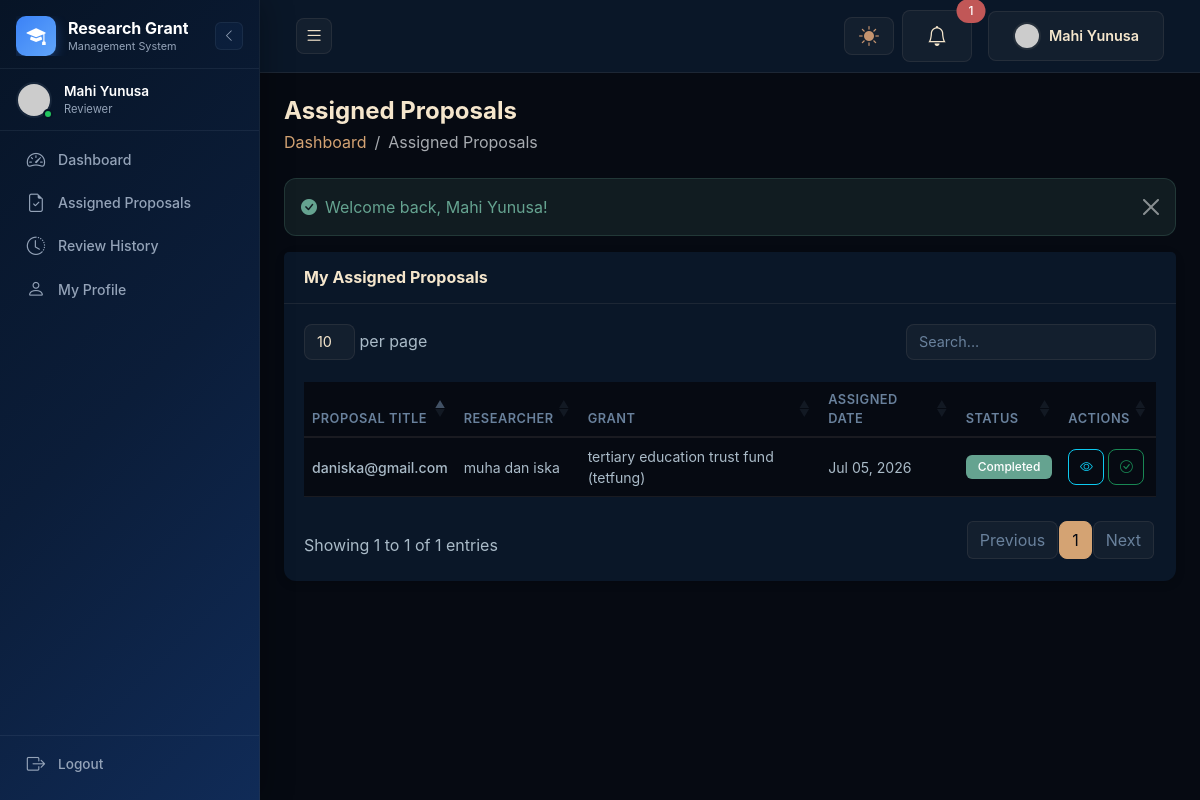
Screenshot of /reviewer/pages/assigned_proposals.php (signed in) with the database file from the repository.
### tables this page shows
CREATE TABLE `proposal_reviews` (
  `id` int(11) NOT NULL AUTO_INCREMENT,
  `proposal_id` int(11) NOT NULL,
  `reviewer_id` int(11) NOT NULL,
  `assigned_by` int(11) DEFAULT NULL,
  `score` decimal(5,2) DEFAULT NULL,
  `comments` text,
  `recommendation` enum('approve','reject','revision') DEFAULT NULL,
  `recommended_amount` decimal(15,2) DEFAULT NULL COMMENT 'Funding amount recommended by reviewer',
  `evaluation_report` text,
  `status` enum('assigned','in_progress','completed') NOT NULL DEFAULT 'assigned',
  `assigned_at` timestamp NOT NULL DEFAULT CURRENT_TIMESTAMP,
  `completed_at` datetime DEFAULT NULL,
  `created_at` timestamp NOT NULL DEFAULT CURRENT_TIMESTAMP,
  `updated_at` timestamp NOT NULL DEFAULT CURRENT_TIMESTAMP ON UPDATE CURRENT_TIMESTAMP,
  PRIMARY KEY (`id`),
  KEY `proposal_id` (`proposal_id`),
  KEY `reviewer_id` (`reviewer_id`),
  KEY `status` (`status`),
  KEY `fk_reviews_assigner` (`assigned_by`),
  CONSTRAINT `fk_reviews_assigner` FOREIGN KEY (`assigned_by`) REFERENCES `users` (`id`) ON DELETE SET NULL ON UPDATE CASCADE,
  CONSTRAINT `fk_reviews_proposal` FOREIGN KEY (`proposal_id`) REFERENCES `proposals` (`id`) ON DELETE CASCADE ON UPDATE CASCADE,
  CONSTRAINT `fk_reviews_reviewer` FOREIGN KEY (`reviewer_id`) REFERENCES `users` (`id`) ON DELETE CASCADE ON UPDATE CASCADE
);

CREATE TABLE `proposals` (
  `id` int(11) NOT NULL AUTO_INCREMENT,
  `grant_id` int(11) NOT NULL,
  `researcher_id` int(11) NOT NULL,
  `title` varchar(255) NOT NULL,
  `abstract` text,
  `problem_statement` text,
  `methodology` text,
  `expected_outcomes` text,
  `budget_breakdown` text,
  `budget_amount` decimal(15,2) DEFAULT NULL,
  `status` enum('draft','submitted','under_review','approved','rejected','revision_needed','withdrawn') NOT NULL DEFAULT 'draft',
  `review_score` decimal(5,2) DEFAULT NULL,
  `review_comment` text,
  `submitted_at` datetime DEFAULT NULL,
  `reviewed_at` datetime DEFAULT NULL,
  `reviewed_by` int(11) DEFAULT NULL,
  `created_at` timestamp NOT NULL DEFAULT CURRENT_TIMESTAMP,
  `updated_at` timestamp NOT NULL DEFAULT CURRENT_TIMESTAMP ON UPDATE CURRENT_TIMESTAMP,
  PRIMARY KEY (`id`),
  KEY `grant_id` (`grant_id`),
  KEY `researcher_id` (`researcher_id`),
  KEY `status` (`status`),
  KEY `reviewed_by` (`reviewed_by`),
  CONSTRAINT `fk_proposals_grant` FOREIGN KEY (`grant_id`) REFERENCES `grants` (`id`) ON DELETE CASCADE ON UPDATE CASCADE,
  CONSTRAINT `fk_proposals_researcher` FOREIGN KEY (`researcher_id`) REFERENCES `users` (`id`) ON DELETE CASCADE ON UPDATE CASCADE,
  CONSTRAINT `fk_proposals_reviewer` FOREIGN KEY (`reviewed_by`) REFERENCES `users` (`id`) ON DELETE SET NULL ON UPDATE CASCADE
);

CREATE TABLE `users` (
  `id` int(11) NOT NULL AUTO_INCREMENT,
  `username` varchar(100) NOT NULL,
  `email` varchar(255) NOT NULL,
  `password` varchar(255) NOT NULL,
  `first_name` varchar(100) DEFAULT NULL,
  `last_name` varchar(100) DEFAULT NULL,
  `role` enum('admin','researcher','reviewer') NOT NULL DEFAULT 'researcher',
  `profile_picture` varchar(255) DEFAULT NULL,
  `phone` varchar(50) DEFAULT NULL,
  `department` varchar(255) DEFAULT NULL,
  `institution` varchar(255) DEFAULT NULL,
  `biography` text,
  `orcid_id` varchar(100) DEFAULT NULL,
  `google_scholar` varchar(255) DEFAULT NULL,
  `research_interests` text,
  `qualification` varchar(255) DEFAULT NULL,
  `cv_file` varchar(255) DEFAULT NULL,
  `expertise_area` varchar(255) DEFAULT NULL,
  `reviewer_status` enum('pending','active','inactive') DEFAULT 'pending',
  `is_active` tinyint(1) NOT NULL DEFAULT '1',
  `email_verified` tinyint(1) NOT NULL DEFAULT '0',
  `email_verified_at` datetime DEFAULT NULL,
  `verification_token` varchar(255) DEFAULT NULL,
  `reset_token` varchar(255) DEFAULT NULL,
  `reset_token_expires` datetime DEFAULT NULL,
  `last_login` datetime DEFAULT NULL,
  `created_at` timestamp NOT NULL DEFAULT CURRENT_TIMESTAMP,
  `updated_at` timestamp NOT NULL DEFAULT CURRENT_TIMESTAMP ON UPDATE CURRENT_TIMESTAMP,
  PRIMARY KEY (`id`),
  UNIQUE KEY `username` (`username`),
  UNIQUE KEY `email` (`email`),
  KEY `role` (`role`),
  KEY `is_active` (`is_active`)
);

CREATE TABLE `grants` (
  `id` int(11) NOT NULL AUTO_INCREMENT,
  `title` varchar(255) NOT NULL,
  `slug` varchar(255) NOT NULL,
  `description` text NOT NULL,
  `objectives` text,
  `eligibility_criteria` text,
  `funding_amount` decimal(15,2) DEFAULT NULL,
  `category_id` int(11) DEFAULT NULL,
  `status` enum('draft','open','closed','cancelled') NOT NULL DEFAULT 'draft',
  `application_start_date` date DEFAULT NULL,
  `application_end_date` date DEFAULT NULL,
  `review_deadline` date DEFAULT NULL,
  `max_applications` int(11) DEFAULT NULL,
  `guidelines_file` varchar(255) DEFAULT NULL,
  `is_published` tinyint(1) NOT NULL DEFAULT '0',
  `created_by` int(11) DEFAULT NULL,
  `created_at` timestamp NOT NULL DEFAULT CURRENT_TIMESTAMP,
  `updated_at` timestamp NOT NULL DEFAULT CURRENT_TIMESTAMP ON UPDATE CURRENT_TIMESTAMP,
  PRIMARY KEY (`id`),
  UNIQUE KEY `slug` (`slug`),
  KEY `category_id` (`category_id`),
  KEY `status` (`status`),
  KEY `is_published` (`is_published`),
  KEY `created_by` (`created_by`),
  CONSTRAINT `fk_grants_category` FOREIGN KEY (`category_id`) REFERENCES `grant_categories` (`id`) ON DELETE SET NULL ON UPDATE CASCADE,
  CONSTRAINT `fk_grants_creator` FOREIGN KEY (`created_by`) REFERENCES `users` (`id`) ON DELETE SET NULL ON UPDATE CASCADE
);

### reviewer/pages/assigned_proposals.php (the view, shortened to what this page needs)
<?php
require_once __DIR__ . '/../../includes/functions.php';
$userId = $_SESSION['user_id'];
$db = getDb();
$stmt = $db->prepare("SELECT pr.*, p.title as proposal_title, p.abstract, p.status as proposal_status, p.submitted_at, g.title as grant_title, g.funding_amount, u.first_name as res_first, u.last_name as res_last, u.email as res_email, u.department as res_department, u.institution as res_institution FROM proposal_reviews pr JOIN proposals p ON pr.proposal_id = p.id JOIN grants g ON p.grant_id = g.id JOIN users u ON p.researcher_id = u.id WHERE pr.reviewer_id = :user_id ORDER BY pr.assigned_at DESC");
$stmt->execute([':user_id' => $userId]);
$assignments = $stmt->fetchAll();
include_once __DIR__ . '/../../includes/header.php';
?>
<div class="d-flex justify-content-between align-items-center mb-4">
    <div>
        <h4 class="mb-1 fw-bold">Assigned Proposals</h4>
        <nav aria-label="breadcrumb">
            <ol class="breadcrumb mb-0">
                <li class="breadcrumb-item"><a href="<?= SITE_URL ?>reviewer/index.php">Dashboard</a></li>
                <li class="breadcrumb-item active">Assigned Proposals</li>
            </ol>
        </nav>
    </div>
</div>
<?= displaySessionMessages() ?>
<div class="card border-0 shadow-sm">
    <div class="card-header bg-white py-3">
        <h6 class="mb-0 fw-bold">My Assigned Proposals</h6>
    </div>
    <div class="card-body">
        <div class="table-responsive">
            <table class="table datatable table-hover">
                <thead>
                    <tr>
                        <th>Proposal Title</th>
                        <th>Researcher</th>
                        <th>Grant</th>
                        <th>Assigned Date</th>
                        <th>Status</th>
                        <th class="no-print">Actions</th>
                    </tr>
                </thead>
                <tbody>
                    <?php foreach ($assignments as $a): ?>
                    <tr>
                        <td class="fw-medium"><?= htmlspecialchars($a['proposal_title']) ?></td>
                        <td><?= htmlspecialchars($a['res_first'] . ' ' . $a['res_last']) ?></td>
                        <td><?= htmlspecialchars($a['grant_title']) ?></td>
                        <td><?= formatDate($a['assigned_at']) ?></td>
                        <td><?= getStatusBadge($a['status']) ?></td>
                        <td class="no-print">
                            <button class="btn btn-sm btn-outline-info btn-icon" onclick="viewProposal(<?= $a['proposal_id'] ?>)" title="View Details"><i class="bi bi-eye"></i></button>
                            <?php if ($a['status'] !== 'completed'): ?>
                            <a href="<?= SITE_URL ?>reviewer/pages/review.php?id=<?= $a['id'] ?>" class="btn btn-sm btn-outline-primary btn-icon" title="Review"><i class="bi bi-pencil-square"></i></a>
                            <?php else: ?>
                            <a href="<?= SITE_URL ?>reviewer/pages/review.php?id=<?= $a['id'] ?>" class="btn btn-sm btn-outline-success btn-icon" title="View Review"><i class="bi bi-check-circle"></i></a>
                            <?php endif; ?>
                        </td>
                    </tr>
                    <?php endforeach; ?>
                </tbody>
            </table>
        </div>
    </div>
</div>
<?php include_once __DIR__ . '/../../includes/footer.php'; ?>

### includes/functions.php (shortened to what this page needs)
<?php
function formatDate($date, $format = 'M d, Y') {
    return date($format, strtotime($date));
}
function getStatusBadge($status) {
    $badges = [
        'active' => 'success',
        'inactive' => 'secondary',
        'pending' => 'warning',
        'draft' => 'secondary',
        'open' => 'success',
        'closed' => 'danger',
        'cancelled' => 'danger',
        'submitted' => 'primary',
        'under_review' => 'info',
        'approved' => 'success',
        'rejected' => 'danger',
        'revision_needed' => 'warning',
        'withdrawn' => 'secondary',
        'assigned' => 'info',
        'in_progress' => 'warning',
        'completed' => 'success',
        'overdue' => 'danger',
        'suspended' => 'warning',
        'terminated' => 'danger',
        'reviewed' => 'info',
        'monthly' => 'primary',
        'quarterly' => 'info',
        'biannual' => 'warning',
        'annual' => 'success',
        'final' => 'danger',
        'approve' => 'success',
        'revision' => 'warning',
        'paid' => 'success',
        'scheduled' => 'warning',
        'partially_disbursed' => 'info',
        'fully_disbursed' => 'success',
    ];
    $class = $badges[$status] ?? 'secondary';
    $label = ucwords(str_replace('_', ' ', $status));
    return "<span class='badge bg-{$class}'>{$label}</span>";
}
function displayAlert($message, $type = 'success') {
    $icons = [
        'success' => 'bi-check-circle-fill',
        'danger' => 'bi-exclamation-triangle-fill',
        'warning' => 'bi-exclamation-circle-fill',
        'info' => 'bi-info-circle-fill',
    ];
    $icon = $icons[$type] ?? 'bi-info-circle-fill';
    return "<div class='alert alert-{$type} alert-dismissible fade show' role='alert'>
            <i class='{$icon} me-2'></i>{$message}
            <button type='button' class='btn-close' data-bs-dismiss='alert'></button>
        </div>";
}
function displaySessionMessages() {
    $html = '';
    foreach (['success', 'danger', 'warning', 'info'] as $type) {
        if (isset($_SESSION[$type . '_message'])) {
            $html .= displayAlert($_SESSION[$type . '_message'], $type);
        }
    }
    return $html;
}

### assets/css/style.css (style rules this page uses)
:root { --dark: #060a12; --dark2: #0a1728; --dark3: #1b3858; --primary: #d4a373; --primary-light: #e8c9a0; --primary-dark: #b8895e; --secondary: #537497; --secondary-light: #69819c; --tertiary: #96b2c6; --green: #65a390; --amber: #c4936f; --red: #c15757; --text: #f5e6cc; --text-muted: #aabbc8; --text-dim: #69819c; --glass: rgba(245, 230, 204, .04); --glass-hover: rgba(245, 230, 204, .07); --glass-border: rgba(245, 230, 204, .08); --glow-primary: rgba(212, 163, 115, .35); --glow-secondary: rgba(83, 116, 151, .35); --sidebar-width: 260px; --sidebar-collapsed: 80px; --sidebar-bg: #071426; --sidebar-gradient: linear-gradient(135deg, #071426, #0B1D39, #102B57); --sidebar-primary: #3B82F6; --sidebar-primary-glow: rgba(59, 130, 246, .35); --sidebar-secondary: #60A5FA; --sidebar-text: #FFFFFF; --sidebar-muted: #94A3B8; --sidebar-glass: rgba(59, 130, 246, .06); --sidebar-glass-hover: rgba(59, 130, 246, .1); --sidebar-border: rgba(148, 163, 184, .1); --header-height: 60px; --radius: 12px; --radius-sm: 8px; --transition: all .3s ease; --bs-body-bg: var(--dark); --bs-body-color: var(--text); --bs-primary: var(--primary); --bs-secondary: var(--secondary); --bs-success: var(--green); --bs-warning: var(--amber); --bs-danger: var(--red); --bs-info: var(--tertiary); --bs-light: var(--dark2); --bs-dark: #000; --bs-border-color: var(--glass-border); --bs-link-color: var(--primary); --bs-link-hover-color: var(--primary-light); }
* { margin: 0; padding: 0; box-sizing: border-box; }
body { font-family: 'Inter', -apple-system, BlinkMacSystemFont, sans-serif; background: var(--dark); color: var(--text); overflow-x: hidden; }
h1, h2, h3, h4, h5, h6 { font-weight: 700; color: var(--text); }
a { text-decoration: none; transition: var(--transition); color: var(--primary); }
.card { border: 1px solid var(--glass-border); border-radius: var(--radius); background: var(--dark2); transition: var(--transition); }
.card-header { background: transparent; border-bottom: 1px solid var(--glass-border); font-weight: 600; padding: 16px 20px; color: var(--text); }
.card-body { padding: 20px; color: var(--text-muted); }
.table { margin-bottom: 0; color: var(--text); }
.table thead th { border-top: none; border-bottom: 2px solid var(--glass-border); font-weight: 600; font-size: .8rem; text-transform: uppercase; letter-spacing: .5px; color: var(--text-dim); }
.table td { vertical-align: middle; font-size: .88rem; border-color: var(--glass-border); color: var(--text-muted); }
.table > :not(caption) > * > * { border-color: var(--glass-border); }
.btn { border-radius: var(--radius-sm); font-weight: 600; padding: 10px 24px; transition: var(--transition); font-size: .9rem; }
.btn-sm { padding: 6px 16px; font-size: .8rem; }
.btn-icon { width: 36px; height: 36px; padding: 0; display: inline-flex; align-items: center; justify-content: center; border-radius: var(--radius-sm); }
.alert { border-radius: var(--radius); border: 1px solid var(--glass-border); background: var(--glass); color: var(--text); }
.alert-success { background: rgba(101,163,144,.12); border-color: rgba(101,163,144,.2); color: var(--green); }
.alert .btn-close { filter: invert(1) brightness(2); }
.badge { padding: 6px 12px; font-weight: 500; font-size: .75rem; border-radius: 6px; }
.bg-success { background: var(--green) !important; }
.bg-white { background: var(--dark2) !important; }
.shadow-sm { box-shadow: 0 2px 10px rgba(0,0,0,.2) !important; }
.close, .btn-close { filter: invert(1) brightness(2); }

### rows the page displays
proposal_reviews: proposal.title "daniska@gmail.com", users.first_name+last_name "muha dan iska", grants.title "tertiary education trust fund (tetfung)", assigned_at "Jul 05, 2026", status "Completed"

### other values shown
$_SESSION['user_name'] "Mahi Yunusa"
str_replace('_', ' ', $role) "Reviewer"
$unreadCount "1"
